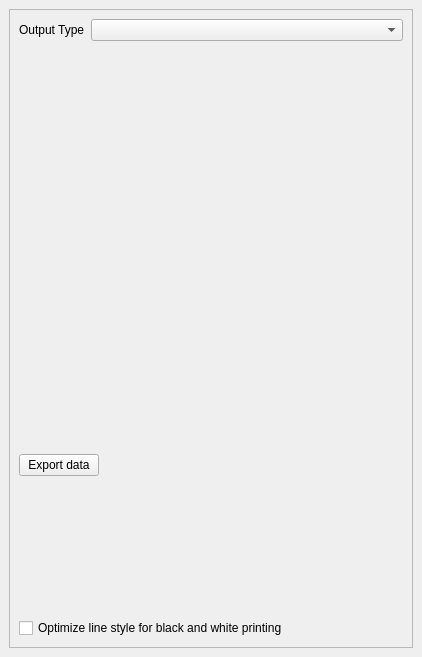
<?xml version="1.0" encoding="UTF-8"?>
<ui version="4.0">
 <class>ViewerDock</class>
 <widget class="QDockWidget" name="ViewerDock">
  <property name="geometry">
   <rect>
    <x>0</x>
    <y>0</y>
    <width>422</width>
    <height>657</height>
   </rect>
  </property>
  <property name="sizePolicy">
   <sizepolicy hsizetype="MinimumExpanding" vsizetype="MinimumExpanding">
    <horstretch>0</horstretch>
    <verstretch>0</verstretch>
   </sizepolicy>
  </property>
  <property name="windowIcon">
   <iconset>
    <normaloff>../resources/oq_icon.svg</normaloff>../resources/oq_icon.svg</iconset>
  </property>
  <property name="windowTitle">
   <string>OpenQuake Data Viewer</string>
  </property>
  <widget class="QWidget" name="container">
   <layout class="QVBoxLayout" name="verticalLayout">
    <item>
     <widget class="QScrollArea" name="scrollArea">
      <property name="widgetResizable">
       <bool>true</bool>
      </property>
      <widget class="QWidget" name="scrollAreaWidgetContents">
       <property name="geometry">
        <rect>
         <x>0</x>
         <y>0</y>
         <width>402</width>
         <height>618</height>
        </rect>
       </property>
       <layout class="QVBoxLayout" name="verticalLayout_3">
        <item>
         <layout class="QVBoxLayout" name="verticalLayout_2">
          <property name="sizeConstraint">
           <enum>QLayout::SetDefaultConstraint</enum>
          </property>
          <item>
           <layout class="QFormLayout" name="formLayout">
            <property name="sizeConstraint">
             <enum>QLayout::SetDefaultConstraint</enum>
            </property>
            <property name="fieldGrowthPolicy">
             <enum>QFormLayout::AllNonFixedFieldsGrow</enum>
            </property>
            <property name="verticalSpacing">
             <number>6</number>
            </property>
            <item row="0" column="0">
             <widget class="QLabel" name="output_type_lbl">
              <property name="text">
               <string>Output Type</string>
              </property>
             </widget>
            </item>
            <item row="0" column="1">
             <widget class="QComboBox" name="output_type_cbx">
              <property name="enabled">
               <bool>true</bool>
              </property>
             </widget>
            </item>
           </layout>
          </item>
         </layout>
        </item>
        <item>
         <layout class="QVBoxLayout" name="typeDepVLayout">
          <property name="sizeConstraint">
           <enum>QLayout::SetDefaultConstraint</enum>
          </property>
          <item>
           <layout class="QHBoxLayout" name="typeDepHLayout1"/>
          </item>
          <item>
           <layout class="QHBoxLayout" name="typeDepHLayout2">
            <property name="bottomMargin">
             <number>0</number>
            </property>
           </layout>
          </item>
         </layout>
        </item>
        <item>
         <layout class="QVBoxLayout" name="table_layout"/>
        </item>
        <item>
         <layout class="QVBoxLayout" name="plot_layout"/>
        </item>
        <item>
         <layout class="QHBoxLayout" name="toolbar_layout">
          <item>
           <widget class="QPushButton" name="export_data_button">
            <property name="text">
             <string>Export data</string>
            </property>
           </widget>
          </item>
          <item>
           <spacer name="horizontalSpacer_2">
            <property name="orientation">
             <enum>Qt::Horizontal</enum>
            </property>
            <property name="sizeHint" stdset="0">
             <size>
              <width>40</width>
              <height>20</height>
             </size>
            </property>
           </spacer>
          </item>
          <item>
           <widget class="QLabel" name="label">
            <property name="text">
             <string>&lt;html&gt;&lt;head/&gt;&lt;body&gt;&lt;p&gt;&lt;img src=&quot;:/plugins/irmt/oq_logo.svg.png&quot;/&gt;&lt;/p&gt;&lt;/body&gt;&lt;/html&gt;</string>
            </property>
           </widget>
          </item>
         </layout>
        </item>
        <item>
         <widget class="QCheckBox" name="bw_chk">
          <property name="text">
           <string>Optimize line style for black and white printing</string>
          </property>
         </widget>
        </item>
       </layout>
      </widget>
     </widget>
    </item>
   </layout>
  </widget>
 </widget>
 <resources/>
 <connections/>
</ui>
